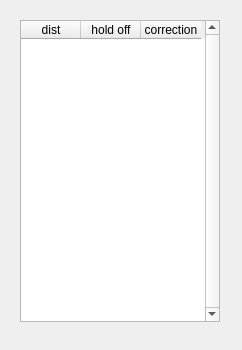
<?xml version="1.0" encoding="UTF-8"?>
<ui version="4.0">
 <class>Form</class>
 <widget class="QWidget" name="Form">
  <property name="geometry">
   <rect>
    <x>0</x>
    <y>0</y>
    <width>242</width>
    <height>350</height>
   </rect>
  </property>
  <property name="windowTitle">
   <string>Form</string>
  </property>
  <widget class="QTableWidget" name="dropTable">
   <property name="geometry">
    <rect>
     <x>20</x>
     <y>20</y>
     <width>200</width>
     <height>302</height>
    </rect>
   </property>
   <property name="minimumSize">
    <size>
     <width>200</width>
     <height>0</height>
    </size>
   </property>
   <property name="maximumSize">
    <size>
     <width>140</width>
     <height>16777215</height>
    </size>
   </property>
   <property name="verticalScrollBarPolicy">
    <enum>Qt::ScrollBarAlwaysOn</enum>
   </property>
   <property name="horizontalScrollBarPolicy">
    <enum>Qt::ScrollBarAsNeeded</enum>
   </property>
   <attribute name="horizontalHeaderDefaultSectionSize">
    <number>60</number>
   </attribute>
   <attribute name="horizontalHeaderMinimumSectionSize">
    <number>50</number>
   </attribute>
   <attribute name="verticalHeaderVisible">
    <bool>false</bool>
   </attribute>
   <column>
    <property name="text">
     <string>dist</string>
    </property>
   </column>
   <column>
    <property name="text">
     <string>hold off</string>
    </property>
   </column>
   <column>
    <property name="text">
     <string>correction</string>
    </property>
   </column>
  </widget>
 </widget>
 <resources/>
 <connections/>
</ui>
